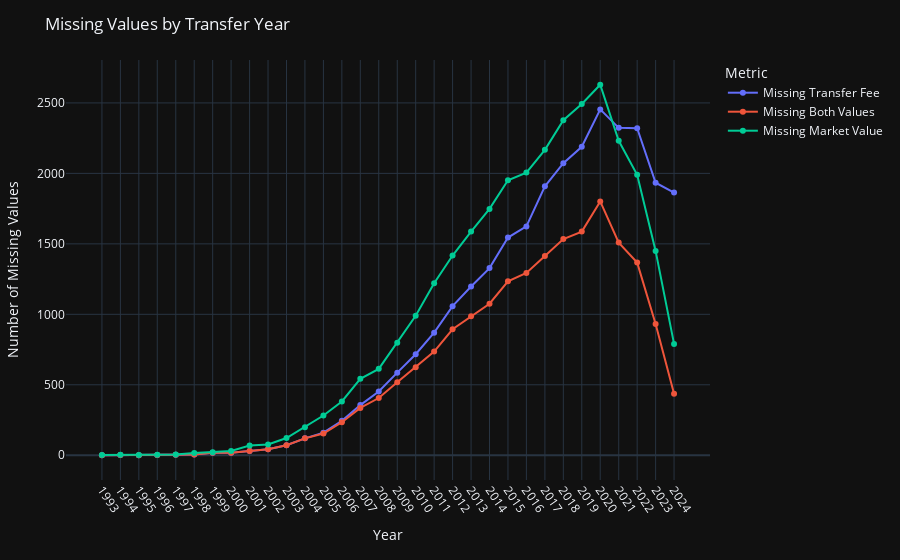

Notebook code cell kept with this figure:
### Markdown cell above
### 2.3. Missing values per season

### Code cell
# Create column of date for the continuous X axis
missing_by_year['year_date'] = pd.to_datetime(missing_by_year['year'].astype(str) + '-01-01')

# Convert to long format for plotly
df_long = missing_by_year.melt(
    id_vars=['year', 'year_date'],
    value_vars=['missing_transfer_fee', 'missing_market_value', 'missing_both_values'],
    var_name='metric',
    value_name='missing_count'
)

# Rename metrics for the legend
name_map = {
    'missing_transfer_fee': 'Missing Transfer Fee',
    'missing_market_value': 'Missing Market Value',
    'missing_both_values': 'Missing Both Values'
}
df_long['metric'] = df_long['metric'].map(name_map)

# Create figure
fig = px.line(
    df_long.sort_values('year_date'),
    x='year_date',
    y='missing_count',
    color='metric',
    markers=True,
    hover_data={'year': True, 'year_date': False}
)

# Layout
ordered = missing_by_year.sort_values('year_date')
fig.update_layout(
    title='Missing Values by Transfer Year',
    xaxis_title='Year',
    yaxis_title='Number of Missing Values',
    legend_title='Metric',
    template='plotly_dark',
    hovermode='x unified',
    margin=dict(l=40, r=20, t=60, b=80),
    xaxis=dict(
        tickmode='array',
        tickvals=ordered['year_date'],
        ticktext=ordered['year'].astype(str),
        tickangle=55
    )
)

fig.show()
